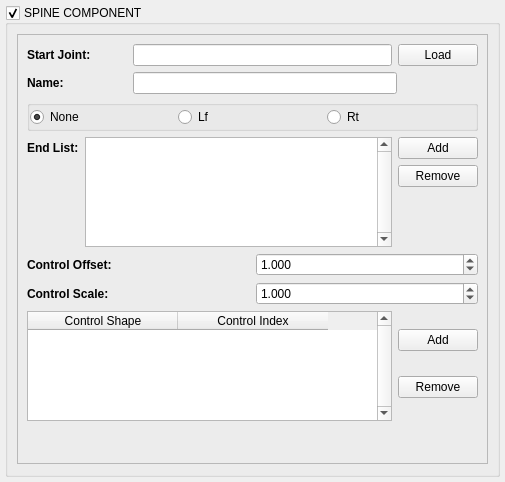
<?xml version="1.0" encoding="UTF-8"?>
<ui version="4.0">
 <class>Form</class>
 <widget class="QWidget" name="Form">
  <property name="geometry">
   <rect>
    <x>0</x>
    <y>0</y>
    <width>505</width>
    <height>482</height>
   </rect>
  </property>
  <property name="minimumSize">
   <size>
    <width>0</width>
    <height>0</height>
   </size>
  </property>
  <property name="maximumSize">
   <size>
    <width>100000</width>
    <height>100000</height>
   </size>
  </property>
  <property name="windowTitle">
   <string>Form</string>
  </property>
  <layout class="QGridLayout" name="gridLayout_3">
   <property name="leftMargin">
    <number>5</number>
   </property>
   <property name="topMargin">
    <number>5</number>
   </property>
   <property name="rightMargin">
    <number>5</number>
   </property>
   <property name="bottomMargin">
    <number>5</number>
   </property>
   <item row="0" column="0">
    <widget class="QGroupBox" name="widget_groupBox">
     <property name="title">
      <string>SPINE COMPONENT</string>
     </property>
     <property name="flat">
      <bool>true</bool>
     </property>
     <property name="checkable">
      <bool>true</bool>
     </property>
     <layout class="QGridLayout" name="gridLayout_4">
      <item row="0" column="0">
       <widget class="QFrame" name="widget_GroupFrame">
        <property name="minimumSize">
         <size>
          <width>0</width>
          <height>430</height>
         </size>
        </property>
        <property name="maximumSize">
         <size>
          <width>16777215</width>
          <height>430</height>
         </size>
        </property>
        <property name="frameShape">
         <enum>QFrame::StyledPanel</enum>
        </property>
        <property name="frameShadow">
         <enum>QFrame::Raised</enum>
        </property>
        <layout class="QGridLayout" name="gridLayout_5">
         <item row="1" column="0">
          <layout class="QHBoxLayout" name="horizontalLayout_3">
           <item>
            <widget class="QLabel" name="name_label">
             <property name="minimumSize">
              <size>
               <width>100</width>
               <height>0</height>
              </size>
             </property>
             <property name="font">
              <font>
               <weight>75</weight>
               <bold>true</bold>
              </font>
             </property>
             <property name="text">
              <string>Name:</string>
             </property>
            </widget>
           </item>
           <item>
            <widget class="QLineEdit" name="name_lineEdit">
             <property name="minimumSize">
              <size>
               <width>255</width>
               <height>0</height>
              </size>
             </property>
            </widget>
           </item>
           <item>
            <widget class="QFrame" name="frame_5">
             <property name="minimumSize">
              <size>
               <width>75</width>
               <height>0</height>
              </size>
             </property>
             <property name="frameShape">
              <enum>QFrame::NoFrame</enum>
             </property>
             <property name="frameShadow">
              <enum>QFrame::Raised</enum>
             </property>
            </widget>
           </item>
          </layout>
         </item>
         <item row="6" column="0">
          <layout class="QHBoxLayout" name="horizontalLayout_5">
           <item>
            <widget class="QLabel" name="controlScale_label">
             <property name="font">
              <font>
               <weight>75</weight>
               <bold>true</bold>
              </font>
             </property>
             <property name="text">
              <string>Control Scale:</string>
             </property>
            </widget>
           </item>
           <item>
            <widget class="QDoubleSpinBox" name="controlScale_doubleSpinBox">
             <property name="decimals">
              <number>3</number>
             </property>
             <property name="minimum">
              <double>-1000.000000000000000</double>
             </property>
             <property name="maximum">
              <double>1000.000000000000000</double>
             </property>
             <property name="singleStep">
              <double>0.100000000000000</double>
             </property>
             <property name="value">
              <double>1.000000000000000</double>
             </property>
            </widget>
           </item>
          </layout>
         </item>
         <item row="0" column="0">
          <layout class="QHBoxLayout" name="horizontalLayout">
           <item>
            <widget class="QLabel" name="topJoint_label">
             <property name="minimumSize">
              <size>
               <width>100</width>
               <height>0</height>
              </size>
             </property>
             <property name="font">
              <font>
               <weight>75</weight>
               <bold>true</bold>
              </font>
             </property>
             <property name="text">
              <string>Start Joint:</string>
             </property>
            </widget>
           </item>
           <item>
            <widget class="QLineEdit" name="startJoint_lineEdit">
             <property name="maximumSize">
              <size>
               <width>16777215</width>
               <height>16777215</height>
              </size>
             </property>
             <property name="readOnly">
              <bool>false</bool>
             </property>
            </widget>
           </item>
           <item>
            <widget class="QPushButton" name="startJoint_pushButton">
             <property name="text">
              <string>Load</string>
             </property>
            </widget>
           </item>
          </layout>
         </item>
         <item row="5" column="0">
          <layout class="QHBoxLayout" name="horizontalLayout_4">
           <item>
            <widget class="QLabel" name="controlOffset_label">
             <property name="font">
              <font>
               <weight>75</weight>
               <bold>true</bold>
              </font>
             </property>
             <property name="text">
              <string>Control Offset:</string>
             </property>
            </widget>
           </item>
           <item>
            <widget class="QDoubleSpinBox" name="controlOffset_doubleSpinBox">
             <property name="decimals">
              <number>3</number>
             </property>
             <property name="minimum">
              <double>-1000.000000000000000</double>
             </property>
             <property name="maximum">
              <double>1000.000000000000000</double>
             </property>
             <property name="singleStep">
              <double>0.100000000000000</double>
             </property>
             <property name="value">
              <double>1.000000000000000</double>
             </property>
            </widget>
           </item>
          </layout>
         </item>
         <item row="3" column="0">
          <layout class="QGridLayout" name="gridLayout">
           <item row="0" column="1" rowspan="3">
            <widget class="QListWidget" name="endList_listWidget">
             <property name="minimumSize">
              <size>
               <width>0</width>
               <height>110</height>
              </size>
             </property>
             <property name="maximumSize">
              <size>
               <width>370</width>
               <height>110</height>
              </size>
             </property>
             <property name="verticalScrollBarPolicy">
              <enum>Qt::ScrollBarAlwaysOn</enum>
             </property>
             <property name="horizontalScrollBarPolicy">
              <enum>Qt::ScrollBarAlwaysOff</enum>
             </property>
            </widget>
           </item>
           <item row="0" column="2">
            <widget class="QPushButton" name="endListAdd_pushButton">
             <property name="text">
              <string>Add</string>
             </property>
            </widget>
           </item>
           <item row="2" column="0">
            <widget class="QFrame" name="frame_2">
             <property name="minimumSize">
              <size>
               <width>0</width>
               <height>50</height>
              </size>
             </property>
             <property name="frameShape">
              <enum>QFrame::NoFrame</enum>
             </property>
             <property name="frameShadow">
              <enum>QFrame::Plain</enum>
             </property>
            </widget>
           </item>
           <item row="0" column="0">
            <widget class="QLabel" name="endList_label">
             <property name="font">
              <font>
               <weight>75</weight>
               <bold>true</bold>
              </font>
             </property>
             <property name="text">
              <string>End List:</string>
             </property>
            </widget>
           </item>
           <item row="1" column="2">
            <widget class="QPushButton" name="endListRemove_pushButton">
             <property name="text">
              <string>Remove</string>
             </property>
            </widget>
           </item>
          </layout>
         </item>
         <item row="2" column="0">
          <widget class="QGroupBox" name="groupBox">
           <property name="title">
            <string notr="true"/>
           </property>
           <property name="flat">
            <bool>true</bool>
           </property>
           <layout class="QHBoxLayout" name="horizontalLayout_6">
            <property name="spacing">
             <number>0</number>
            </property>
            <property name="leftMargin">
             <number>0</number>
            </property>
            <property name="topMargin">
             <number>0</number>
            </property>
            <property name="rightMargin">
             <number>0</number>
            </property>
            <property name="bottomMargin">
             <number>0</number>
            </property>
            <item>
             <widget class="QRadioButton" name="center_radioButton">
              <property name="text">
               <string>None</string>
              </property>
              <property name="checked">
               <bool>true</bool>
              </property>
             </widget>
            </item>
            <item>
             <widget class="QRadioButton" name="left_radioButton">
              <property name="text">
               <string>Lf</string>
              </property>
             </widget>
            </item>
            <item>
             <widget class="QRadioButton" name="right_radioButton">
              <property name="text">
               <string>Rt</string>
              </property>
             </widget>
            </item>
           </layout>
          </widget>
         </item>
         <item row="7" column="0">
          <layout class="QGridLayout" name="gridLayout_7">
           <item row="0" column="1" colspan="2">
            <widget class="QPushButton" name="controlAdd_pushButton">
             <property name="text">
              <string>Add</string>
             </property>
            </widget>
           </item>
           <item row="0" column="0">
            <widget class="QTableWidget" name="controlIndex_tableWidget">
             <property name="minimumSize">
              <size>
               <width>300</width>
               <height>110</height>
              </size>
             </property>
             <property name="maximumSize">
              <size>
               <width>370</width>
               <height>110</height>
              </size>
             </property>
             <property name="verticalScrollBarPolicy">
              <enum>Qt::ScrollBarAlwaysOn</enum>
             </property>
             <property name="horizontalScrollBarPolicy">
              <enum>Qt::ScrollBarAlwaysOff</enum>
             </property>
             <property name="showGrid">
              <bool>false</bool>
             </property>
             <attribute name="horizontalHeaderDefaultSectionSize">
              <number>150</number>
             </attribute>
             <attribute name="horizontalHeaderMinimumSectionSize">
              <number>20</number>
             </attribute>
             <attribute name="verticalHeaderDefaultSectionSize">
              <number>28</number>
             </attribute>
             <column>
              <property name="text">
               <string>Control Shape</string>
              </property>
             </column>
             <column>
              <property name="text">
               <string>Control Index</string>
              </property>
             </column>
            </widget>
           </item>
           <item row="2" column="1">
            <widget class="QFrame" name="frame_6">
             <property name="minimumSize">
              <size>
               <width>0</width>
               <height>50</height>
              </size>
             </property>
             <property name="frameShape">
              <enum>QFrame::NoFrame</enum>
             </property>
             <property name="frameShadow">
              <enum>QFrame::Plain</enum>
             </property>
            </widget>
           </item>
           <item row="1" column="1" colspan="2">
            <widget class="QPushButton" name="controlRemove_pushButton">
             <property name="text">
              <string>Remove</string>
             </property>
            </widget>
           </item>
          </layout>
         </item>
        </layout>
       </widget>
      </item>
     </layout>
    </widget>
   </item>
  </layout>
 </widget>
 <resources/>
 <connections/>
</ui>
